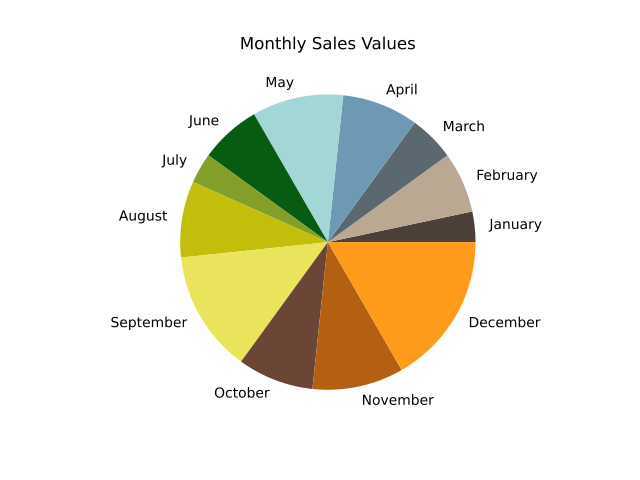

Here is the Python script that generated this plot:
################################################################################
# Author: Fanyang Cheng
# Date: 05/04/2021
# Description: This program asks user to input monthly sale data of a year and
#display them in a pie chart.
################################################################################
#define input function
def get_data():
    inp = []
    month = ['January','February','March','April','May','June','July','August','September','October','November','December']
    for i in month:
        am = int(input('Enter the sales for '+str(i)+': '))
        inp.append(am)
    return inp
def main():
    #import the matplotlib module.
    import matplotlib.pyplot as plt
    #get the list
    dat = get_data()
    fig,ax = plt.subplots()
    c = ('#4D4038','#BAA892','#5B6870','#6E99B4','#A3D6D7','#085C11','#849E2A','#C3BE0B','#E9E45B','#6B4536','#B46012','#FF9B1A') #colors
    l = ('January','February','March','April','May','June','July','August','September','October','November','December') #label
    ax.pie(dat,colors = c, labels = l)
    ax.set_title('Monthly Sales Values')
    plt.show()
if __name__ == '__main__':
    main()
    plt.show()
